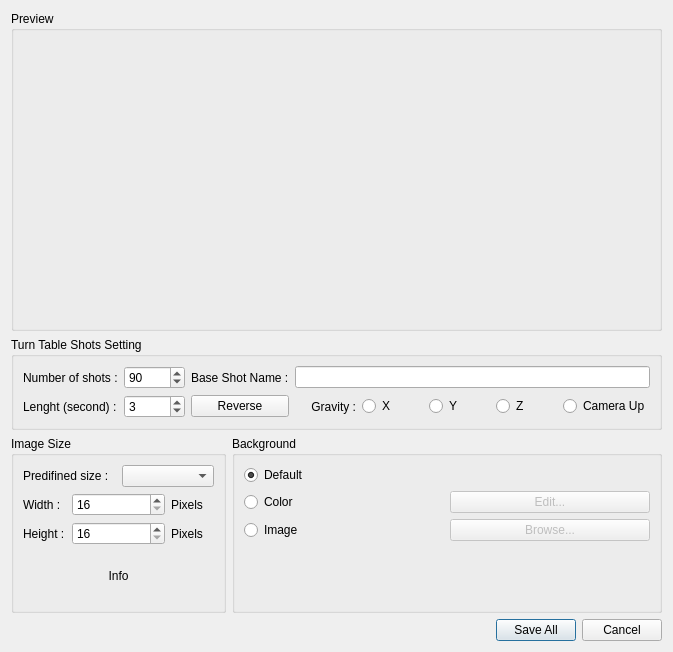
<ui version="4.0" >
 <class>MultiScreenshotsDialog</class>
 <widget class="QDialog" name="MultiScreenshotsDialog" >
  <property name="geometry" >
   <rect>
    <x>0</x>
    <y>0</y>
    <width>673</width>
    <height>652</height>
   </rect>
  </property>
  <property name="windowTitle" >
   <string>Multi Screenshot Setting</string>
  </property>
  <property name="windowIcon" >
   <iconset resource="glc_player.qrc" >
    <normaloff>:/images/TurnTable.png</normaloff>:/images/TurnTable.png</iconset>
  </property>
  <layout class="QGridLayout" name="gridLayout_4" >
   <item row="0" column="0" colspan="3" >
    <widget class="QGroupBox" name="previewOpenglGroup" >
     <property name="sizePolicy" >
      <sizepolicy vsizetype="Expanding" hsizetype="Expanding" >
       <horstretch>0</horstretch>
       <verstretch>0</verstretch>
      </sizepolicy>
     </property>
     <property name="minimumSize" >
      <size>
       <width>0</width>
       <height>320</height>
      </size>
     </property>
     <property name="title" >
      <string>Preview</string>
     </property>
    </widget>
   </item>
   <item row="1" column="0" colspan="3" >
    <widget class="QGroupBox" name="groupBox_4" >
     <property name="title" >
      <string>Turn Table Shots Setting</string>
     </property>
     <layout class="QGridLayout" name="gridLayout_3" >
      <item row="0" column="0" >
       <widget class="QLabel" name="label_4" >
        <property name="text" >
         <string>Number of shots :</string>
        </property>
       </widget>
      </item>
      <item row="0" column="1" >
       <widget class="QSpinBox" name="nbrOfShots" >
        <property name="maximum" >
         <number>3600</number>
        </property>
        <property name="value" >
         <number>90</number>
        </property>
       </widget>
      </item>
      <item row="1" column="1" >
       <widget class="QSpinBox" name="motionLength" >
        <property name="minimum" >
         <number>1</number>
        </property>
        <property name="maximum" >
         <number>10</number>
        </property>
        <property name="value" >
         <number>3</number>
        </property>
       </widget>
      </item>
      <item row="1" column="0" >
       <widget class="QLabel" name="label_7" >
        <property name="text" >
         <string>Lenght (second) :</string>
        </property>
       </widget>
      </item>
      <item row="1" column="4" >
       <widget class="QRadioButton" name="gravityX" >
        <property name="text" >
         <string>X</string>
        </property>
       </widget>
      </item>
      <item row="1" column="5" >
       <widget class="QRadioButton" name="gravityY" >
        <property name="text" >
         <string>Y</string>
        </property>
       </widget>
      </item>
      <item row="1" column="6" >
       <widget class="QRadioButton" name="gravityZ" >
        <property name="text" >
         <string>Z</string>
        </property>
       </widget>
      </item>
      <item row="1" column="3" >
       <widget class="QLabel" name="label_9" >
        <property name="text" >
         <string>Gravity :</string>
        </property>
        <property name="alignment" >
         <set>Qt::AlignRight|Qt::AlignTrailing|Qt::AlignVCenter</set>
        </property>
       </widget>
      </item>
      <item row="1" column="7" >
       <widget class="QRadioButton" name="gravityCam" >
        <property name="text" >
         <string>Camera Up</string>
        </property>
       </widget>
      </item>
      <item row="0" column="3" colspan="5" >
       <widget class="QLineEdit" name="baseShotName" />
      </item>
      <item row="1" column="2" >
       <widget class="QPushButton" name="reverseCmd" >
        <property name="text" >
         <string>Reverse</string>
        </property>
       </widget>
      </item>
      <item row="0" column="2" >
       <widget class="QLabel" name="label_8" >
        <property name="text" >
         <string>Base Shot Name :</string>
        </property>
       </widget>
      </item>
     </layout>
    </widget>
   </item>
   <item row="2" column="0" >
    <widget class="QGroupBox" name="groupBox_2" >
     <property name="title" >
      <string>Image Size</string>
     </property>
     <layout class="QGridLayout" name="gridLayout" >
      <item row="0" column="0" colspan="2" >
       <widget class="QLabel" name="label" >
        <property name="text" >
         <string>Predifined size :</string>
        </property>
       </widget>
      </item>
      <item row="0" column="2" colspan="2" >
       <widget class="QComboBox" name="comboBoxPredifinedSize" >
        <property name="toolTip" >
         <string>List of predefined screenshots sizes</string>
        </property>
       </widget>
      </item>
      <item row="1" column="0" >
       <widget class="QLabel" name="label_2" >
        <property name="text" >
         <string>Width :</string>
        </property>
       </widget>
      </item>
      <item row="1" column="1" colspan="2" >
       <widget class="QSpinBox" name="spinBoxWidth" >
        <property name="toolTip" >
         <string>Selected screenshot Width</string>
        </property>
        <property name="minimum" >
         <number>16</number>
        </property>
        <property name="maximum" >
         <number>6000</number>
        </property>
       </widget>
      </item>
      <item row="1" column="3" >
       <widget class="QLabel" name="label_5" >
        <property name="text" >
         <string>Pixels</string>
        </property>
       </widget>
      </item>
      <item row="2" column="0" >
       <widget class="QLabel" name="label_3" >
        <property name="text" >
         <string>Height :</string>
        </property>
       </widget>
      </item>
      <item row="2" column="1" colspan="2" >
       <widget class="QSpinBox" name="spinBoxHeight" >
        <property name="toolTip" >
         <string>Selected screenshot Height</string>
        </property>
        <property name="minimum" >
         <number>16</number>
        </property>
        <property name="maximum" >
         <number>6000</number>
        </property>
       </widget>
      </item>
      <item row="2" column="3" >
       <widget class="QLabel" name="label_6" >
        <property name="text" >
         <string>Pixels</string>
        </property>
       </widget>
      </item>
      <item row="3" column="0" colspan="4" >
       <widget class="QLabel" name="imageInfos" >
        <property name="text" >
         <string>Info</string>
        </property>
        <property name="alignment" >
         <set>Qt::AlignCenter</set>
        </property>
       </widget>
      </item>
     </layout>
    </widget>
   </item>
   <item row="2" column="1" colspan="2" >
    <widget class="QGroupBox" name="groupBox_3" >
     <property name="title" >
      <string>Background</string>
     </property>
     <layout class="QGridLayout" name="gridLayout_2" >
      <item row="0" column="0" >
       <widget class="QRadioButton" name="defaultBackgroundRadio" >
        <property name="toolTip" >
         <string>Use Default Background</string>
        </property>
        <property name="text" >
         <string>Default</string>
        </property>
        <property name="checked" >
         <bool>true</bool>
        </property>
       </widget>
      </item>
      <item row="1" column="0" >
       <widget class="QRadioButton" name="colorBackgroundRadio" >
        <property name="toolTip" >
         <string>Use Colored Background</string>
        </property>
        <property name="text" >
         <string>Color</string>
        </property>
       </widget>
      </item>
      <item row="1" column="1" >
       <widget class="QPushButton" name="editColorButton" >
        <property name="enabled" >
         <bool>false</bool>
        </property>
        <property name="toolTip" >
         <string>Edit Background Color</string>
        </property>
        <property name="text" >
         <string>Edit...</string>
        </property>
       </widget>
      </item>
      <item row="2" column="0" >
       <widget class="QRadioButton" name="imageBackgroundRadio" >
        <property name="toolTip" >
         <string>Use Background Image</string>
        </property>
        <property name="text" >
         <string>Image</string>
        </property>
       </widget>
      </item>
      <item row="2" column="1" >
       <widget class="QPushButton" name="browseImageButton" >
        <property name="enabled" >
         <bool>false</bool>
        </property>
        <property name="toolTip" >
         <string>Browse and select Image to use as Background</string>
        </property>
        <property name="text" >
         <string>Browse...</string>
        </property>
       </widget>
      </item>
      <item row="3" column="0" >
       <spacer name="verticalSpacer" >
        <property name="orientation" >
         <enum>Qt::Vertical</enum>
        </property>
        <property name="sizeHint" stdset="0" >
         <size>
          <width>20</width>
          <height>36</height>
         </size>
        </property>
       </spacer>
      </item>
      <item row="3" column="1" >
       <spacer name="verticalSpacer_2" >
        <property name="orientation" >
         <enum>Qt::Vertical</enum>
        </property>
        <property name="sizeHint" stdset="0" >
         <size>
          <width>20</width>
          <height>36</height>
         </size>
        </property>
       </spacer>
      </item>
     </layout>
    </widget>
   </item>
   <item row="3" column="0" colspan="3" >
    <widget class="QDialogButtonBox" name="buttonBox" >
     <property name="orientation" >
      <enum>Qt::Horizontal</enum>
     </property>
     <property name="standardButtons" >
      <set>QDialogButtonBox::Cancel|QDialogButtonBox::SaveAll</set>
     </property>
    </widget>
   </item>
  </layout>
 </widget>
 <resources>
  <include location="glc_player.qrc" />
 </resources>
 <connections>
  <connection>
   <sender>buttonBox</sender>
   <signal>accepted()</signal>
   <receiver>MultiScreenshotsDialog</receiver>
   <slot>accept()</slot>
   <hints>
    <hint type="sourcelabel" >
     <x>248</x>
     <y>254</y>
    </hint>
    <hint type="destinationlabel" >
     <x>157</x>
     <y>274</y>
    </hint>
   </hints>
  </connection>
  <connection>
   <sender>buttonBox</sender>
   <signal>rejected()</signal>
   <receiver>MultiScreenshotsDialog</receiver>
   <slot>reject()</slot>
   <hints>
    <hint type="sourcelabel" >
     <x>316</x>
     <y>260</y>
    </hint>
    <hint type="destinationlabel" >
     <x>286</x>
     <y>274</y>
    </hint>
   </hints>
  </connection>
 </connections>
</ui>
